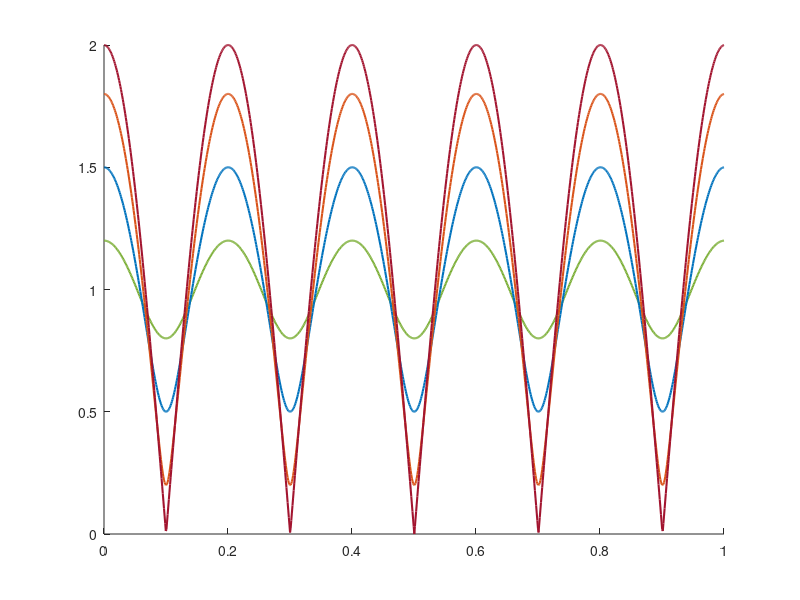

This figure's MATLAB source: (Note: this script raises an error after producing the figure.)
clear; clc; close all;

N_fft = 1024;
f = linspace(0, 1, N_fft);
tau = 5;
alphas = [0.2, 0.5, 0.8, 1.0];
colors = {'#77AC30', '#0072BD', '#D95319', '#A2142F'};

figure('Position', [100, 100, 800, 400]);
hold on;

for i = 1:length(alphas)
    a = alphas(i);
    h = zeros(1, tau + 1);
    h(1) = 1;
    h(tau + 1) = a;

    H_mag = abs(fft(h, N_fft));
    plot(f, H_mag, 'Color', colors{i}, 'LineWidth', 1.5, ...
         'DisplayName', ['Amplitude \alpha = ', num2str(a)]);
end

yline(0, '--k', 'HandleVisibility', 'off');
grid on; xlabel('归一化频率'); ylabel('幅度 |H(f)|');
title('不同反射径幅度对信道衰落深度的影响');
legend('Location', 'northeast');

cd('D:/Program/MekCraft-Labs/docs-lab/ofdm');
saveas(gcf, 'figures/hw1_amplitude.png');
fprintf('hw1_amplitude.png saved.\n');
